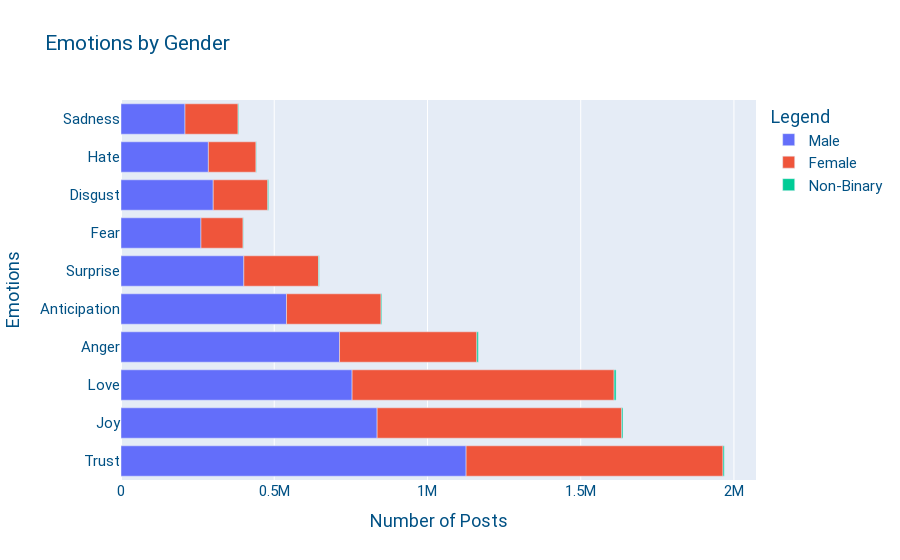

Write notebook code for a chart like this one.
### Markdown cell above
## Let's do dive deeper into aggregations
So far, we've been showing you things you can see within any normal type of social listening tool. Now, we'll dive into customized aggregations to take a look at customized metrics you can't get anywhere else.

Let's look at how social users talking about Apple change over time.

### Code cell
aggs = {
    "emotions": {
        "op": "keyword",
        "field": "emotions",
        "aggs": {
            "source_gender": {
                "op": "keyword",
                "field": "gender",
                "aggs": {
                    "%": {
                        "op": 'percent'
                    }
                }
                
            }
        }
    },
}

response = send_query(query, aggs, "aggs", bearer_token, "agg", "true")

def parse_age_response_numbers(response):
    
    labels = response['emotions']['labels']
    labels = [label.title() for label in labels]
    male = response['emotions']['series'][1]['values']
    female = response['emotions']['series'][2]['values']
    non_binary = response['emotions']['series'][3]['values']
    
    return labels, male, female, non_binary

labels, male, female, non_binary = parse_age_response(response)

fig = px.bar(y = labels, x=[male, female, non_binary], title="Emotions by Gender")

series_names = {'wide_variable_0':'Male', 'wide_variable_1': 'Female', 'wide_variable_2': 'Non-Binary'}
fig.for_each_trace(lambda t: t.update(name = series_names[t.name],
                                      legendgroup = series_names[t.name],
                                      hovertemplate = t.hovertemplate.replace(t.name, series_names[t.name]), 
                                     )
                  )

fig.update_layout(
    xaxis_title="Number of Posts",
    yaxis_title="Emotions",
    legend_title="Legend",
    font=dict(
        family="Roboto",
        size=15,
        color="#005184"
    )
)

fig.show()

### Figure 1 — Plotly figure (JSON) as saved in the notebook; plotly's stock layout.template omitted (floating-point values rounded to 4 significant figures)
{"data": [{"alignmentgroup": "True", "hovertemplate": "variable=Male<br>value=%{x}<br>y=%{y}<extra></extra>", "legendgroup": "Male", "marker": {"color": "#636efa", "pattern": {"shape": ""}}, "name": "Male", "offsetgroup": "wide_variable_0", "orientation": "h", "showlegend": true, "textposition": "auto", "type": "bar", "x": [1126074, 835777, 754095, 713057, 540029, 400806, 260983, 300925, 285121, 208850], "xaxis": "x", "y": ["Trust", "Joy", "Love", "Anger", "Anticipation", "Surprise", "Fear", "Disgust", "Hate", "Sadness"], "yaxis": "y"}, {"alignmentgroup": "True", "hovertemplate": "variable=Female<br>value=%{x}<br>y=%{y}<extra></extra>", "legendgroup": "Female", "marker": {"color": "#EF553B", "pattern": {"shape": ""}}, "name": "Female", "offsetgroup": "wide_variable_1", "orientation": "h", "showlegend": true, "textposition": "auto", "type": "bar", "x": [838180, 798224, 854915, 448080, 308561, 243824, 137393, 177980, 155360, 173163], "xaxis": "x", "y": ["Trust", "Joy", "Love", "Anger", "Anticipation", "Surprise", "Fear", "Disgust", "Hate", "Sadness"], "yaxis": "y"}, {"alignmentgroup": "True", "hovertemplate": "variable=Non-Binary<br>value=%{x}<br>y=%{y}<extra></extra>", "legendgroup": "Non-Binary", "marker": {"color": "#00cc96", "pattern": {"shape": ""}}, "name": "Non-Binary", "offsetgroup": "wide_variable_2", "orientation": "h", "showlegend": true, "textposition": "auto", "type": "bar", "x": [4095, 4042, 6379, 4952, 2638, 2249, 1517, 2875, 1633, 2178], "xaxis": "x", "y": ["Trust", "Joy", "Love", "Anger", "Anticipation", "Surprise", "Fear", "Disgust", "Hate", "Sadness"], "yaxis": "y"}], "layout": {"barmode": "relative", "font": {"color": "#005184", "family": "Roboto", "size": 15}, "legend": {"title": {"text": "Legend"}, "tracegroupgap": 0}, "title": {"text": "Emotions by Gender"}, "xaxis": {"anchor": "y", "domain": [0, 1], "title": {"text": "Number of Posts"}}, "yaxis": {"anchor": "x", "domain": [0, 1], "title": {"text": "Emotions"}}}}
